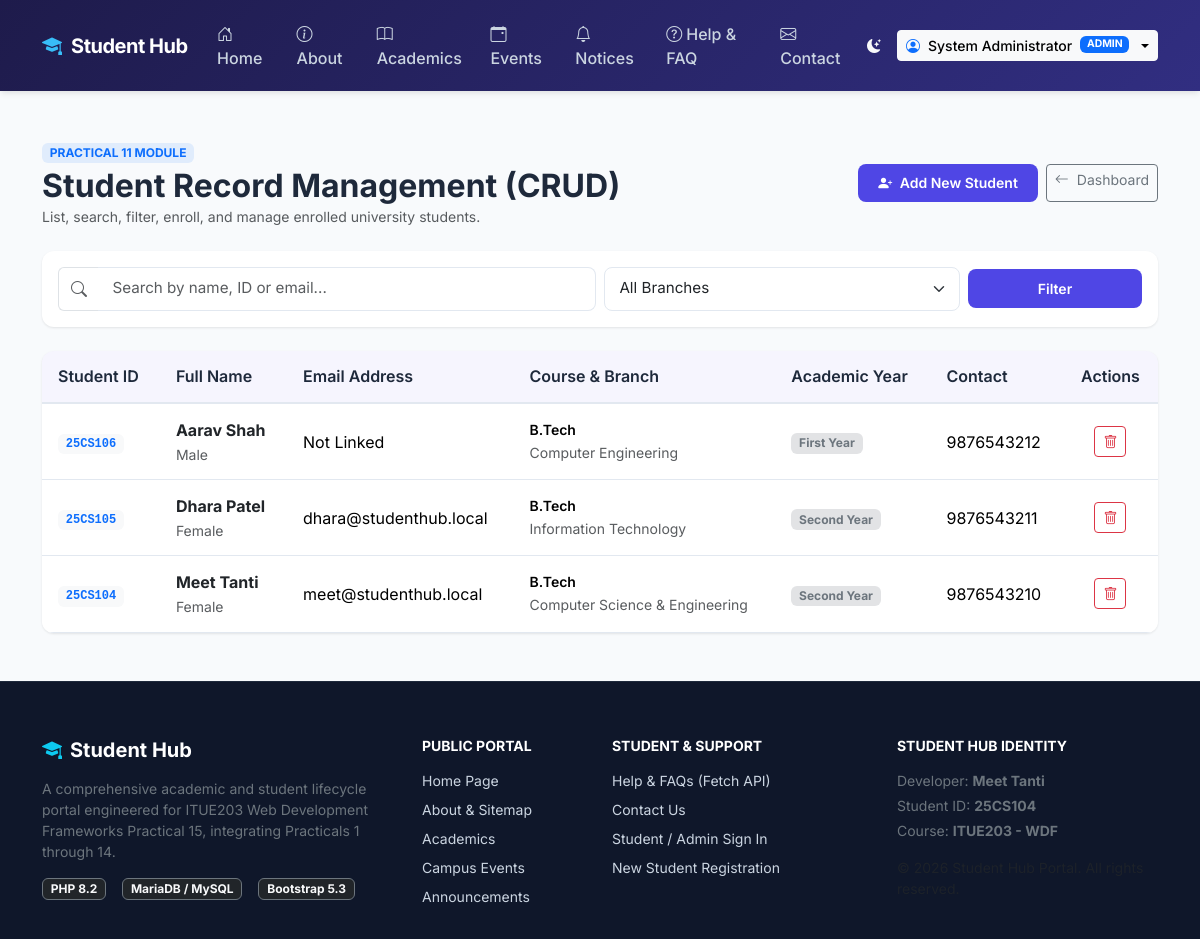
The app's page /admin/students.php (signed in) with its own data.
### tables this page shows
CREATE TABLE students (
    id INT AUTO_INCREMENT PRIMARY KEY,
    user_id INT NULL UNIQUE,
    student_id VARCHAR(50) NOT NULL UNIQUE,
    student_name VARCHAR(100) NOT NULL,
    phone VARCHAR(20) NULL,
    course VARCHAR(100) NOT NULL,
    branch VARCHAR(100) NOT NULL,
    academic_year VARCHAR(30) NOT NULL,
    gender ENUM('Male', 'Female', 'Other') NOT NULL,
    address TEXT NULL,
    pincode VARCHAR(10) NULL,
    created_at TIMESTAMP DEFAULT CURRENT_TIMESTAMP,
    updated_at TIMESTAMP DEFAULT CURRENT_TIMESTAMP ON UPDATE CURRENT_TIMESTAMP,
    CONSTRAINT fk_students_user FOREIGN KEY (user_id) REFERENCES users(id) ON DELETE SET NULL ON UPDATE CASCADE
);

CREATE TABLE users (
    id INT AUTO_INCREMENT PRIMARY KEY,
    name VARCHAR(100) NOT NULL,
    email VARCHAR(150) NOT NULL UNIQUE,
    password VARCHAR(255) NOT NULL,
    role_id INT NOT NULL,
    status ENUM('active', 'inactive') DEFAULT 'active',
    created_at TIMESTAMP DEFAULT CURRENT_TIMESTAMP,
    updated_at TIMESTAMP DEFAULT CURRENT_TIMESTAMP ON UPDATE CURRENT_TIMESTAMP,
    CONSTRAINT fk_users_role FOREIGN KEY (role_id) REFERENCES roles(id) ON UPDATE CASCADE
);

### includes/auth.php (called while the page is built, shortened)
<?php
require_once __DIR__ . '/functions.php';
function isAuthenticated(): bool
{
    return isset($_SESSION['user_id']) && !empty($_SESSION['user_id']);
}
function currentUser(): ?array
{
    return [
        'id'        => (int) $_SESSION['user_id'],
        'name'      => $_SESSION['name'] ?? 'User',
        'email'     => $_SESSION['email'] ?? '',
        'role'      => $_SESSION['role'] ?? 'guest',
        'student_id'=> $_SESSION['student_id'] ?? null
    ];
}

### includes/functions.php (called while the page is built, shortened)
<?php
function e(?string $string): string
{
    return htmlspecialchars($string ?? '', ENT_QUOTES, 'UTF-8');
}

### admin/students.php (the view, shortened to what this page needs)
<?php
require_once __DIR__ . '/../includes/functions.php';
require_once __DIR__ . '/../includes/auth.php';
require_once __DIR__ . '/../includes/header.php';
require_once __DIR__ . '/../includes/navbar.php';
$user = currentUser();
$isAdmin = ($user['role'] === 'admin');
$search = trim($_GET['search'] ?? '');
$query = "SELECT s.*, u.email, u.status as account_status
          FROM students s
          LEFT JOIN users u ON s.user_id = u.id
          WHERE 1=1";
$params = [];
$query .= " ORDER BY s.id DESC";
$stmt = $pdo->prepare($query);
$stmt->execute($params);
$students = $stmt->fetchAll();
?>
<main class="py-5">
    <div class="container">
        <div class="d-flex flex-wrap justify-content-between align-items-center mb-4">
            <div>
                <span class="badge bg-primary bg-opacity-10 text-primary fw-bold text-uppercase mb-1">Practical 11 Module</span>
                <h2 class="fw-bold mb-0">Student Record Management (CRUD)</h2>
                <p class="text-muted small mb-0">List, search, filter, enroll, and manage enrolled university students.</p>
            </div>
            <div class="mt-3 mt-md-0 d-flex gap-2">
                <?php if ($isAdmin): ?>
                    <button type="button" class="btn btn-primary-sh btn-sm" data-bs-toggle="modal" data-bs-target="#addStudentModal">
                        <i class="bi bi-person-plus-fill me-1"></i> Add New Student
                    </button>
                <?php endif; ?>
                <a href="<?= APP_URL ?>/admin/dashboard.php" class="btn btn-outline-secondary btn-sm">
                    <i class="bi bi-arrow-left me-1"></i> Dashboard
                </a>
            </div>
        </div>
        <div class="card card-sh p-3 mb-4 border-0">
            <form method="GET" class="row g-2 align-items-center">
                <div class="col-md-6">
                    <div class="input-group">
                        <span class="input-group-text bg-white border-end-0"><i class="bi bi-search text-muted"></i></span>
                        <input type="text" name="search" class="form-control border-start-0" placeholder="Search by name, ID or email..." value="<?= e($search) ?>">
                    </div>
                </div>
                <div class="col-md-4">
                    <select name="branch" class="form-select">
                        <option value="">All Branches</option>
                    </select>
                </div>
                <div class="col-md-2 d-flex gap-2">
                    <button type="submit" class="btn btn-primary-sh btn-sm w-100">Filter</button>
                </div>
            </form>
        </div>
        <div class="card card-sh border-0 overflow-hidden">
            <div class="table-responsive">
                <table class="table table-sh align-middle mb-0">
                    <thead>
                        <tr>
                            <th>Student ID</th>
                            <th>Full Name</th>
                            <th>Email Address</th>
                            <th>Course & Branch</th>
                            <th>Academic Year</th>
                            <th>Contact</th>
                            <th class="text-center">Actions</th>
                        </tr>
                    </thead>
                    <tbody>
                        <?php if (empty($students)): ?>
                            <tr><td colspan="7" class="text-center py-4 text-muted">No student records match the search filter.</td></tr>
                        <?php else: ?>
                            <?php foreach ($students as $stu): ?>
                                <tr>
                                    <td><span class="badge bg-light text-primary font-monospace fw-bold"><?= e($stu['student_id']) ?></span></td>
                                    <td>
                                        <div class="fw-bold text-dark"><?= e($stu['student_name']) ?></div>
                                        <small class="text-muted"><?= e($stu['gender']) ?></small>
                                    </td>
                                    <td><?= e($stu['email'] ?? 'Not Linked') ?></td>
                                    <td>
                                        <div class="small fw-semibold"><?= e($stu['course']) ?></div>
                                        <small class="text-muted"><?= e($stu['branch']) ?></small>
                                    </td>
                                    <td><span class="badge bg-secondary-subtle text-secondary"><?= e($stu['academic_year']) ?></span></td>
                                    <td><?= e($stu['phone'] ?? 'N/A') ?></td>
                                    <td class="text-center">
                                        <?php if ($isAdmin): ?>
                                            <form method="POST" class="d-inline" onsubmit="return confirm('Delete student <?= e($stu['student_name']) ?>? This action is permanent.');">
                                                <button type="submit" class="btn btn-outline-danger btn-sm" title="Delete Student Record">
                                                    <i class="bi bi-trash"></i>
                                                </button>
                                            </form>
                                        <?php else: ?>
                                            <span class="text-muted small">Read Only</span>
                                        <?php endif; ?>
                                    </td>
                                </tr>
                            <?php endforeach; ?>
                        <?php endif; ?>
                    </tbody>
                </table>
            </div>
        </div>
    </div>
</main>
<?php require_once __DIR__ . '/../includes/footer.php'; ?>

### assets/css/style.css (style rules this page uses)
:root { --primary-color: #4f46e5; --primary-hover: #4338ca; --primary-light: #eef2ff; --secondary-color: #6366f1; --dark-bg: #1e1b4b; --accent-color: #06b6d4; --success-color: #10b981; --warning-color: #f59e0b; --danger-color: #ef4444; --bg-body: #f8fafc; --text-main: #1e293b; --text-muted: #64748b; --card-bg: #ffffff; --card-border: #e2e8f0; --radius-sm: 8px; --radius-md: 12px; --radius-lg: 16px; --shadow-sm: 0 1px 3px rgba(0,0,0,0.06), 0 1px 2px rgba(0,0,0,0.04); --shadow-md: 0 4px 6px -1px rgba(0,0,0,0.07), 0 2px 4px -1px rgba(0,0,0,0.04); --shadow-lg: 0 10px 15px -3px rgba(0,0,0,0.08), 0 4px 6px -2px rgba(0,0,0,0.03); }
body { background-color: var(--bg-body); color: var(--text-main); font-family: 'Inter', system-ui, -apple-system, BlinkMacSystemFont, "Segoe UI", Roboto, Oxygen, Ubuntu, Cantarell, sans-serif; min-height: 100vh; display: flex; flex-direction: column; transition: background-color 0.25s ease, color 0.25s ease; }
main { flex: 1 0 auto; }
.card-sh { background-color: var(--card-bg); border: 1px solid var(--card-border); border-radius: var(--radius-md); box-shadow: var(--shadow-sm); transition: transform 0.2s ease, box-shadow 0.2s ease; }
.btn-primary-sh { background-color: var(--primary-color); color: #ffffff; border: none; font-weight: 600; padding: 0.55rem 1.25rem; border-radius: var(--radius-sm); transition: background-color 0.2s ease, transform 0.1s ease; }
.form-control, .form-select { border-radius: var(--radius-sm); border-color: var(--card-border); padding: 0.6rem 0.9rem; font-size: 0.95rem; }
.table-sh { border-collapse: separate; border-spacing: 0; width: 100%; }
.table-sh th { background-color: rgba(79, 70, 229, 0.05); font-weight: 600; color: var(--text-main); border-bottom: 2px solid var(--card-border); padding: 0.85rem 1rem; }
.table-sh td { padding: 0.85rem 1rem; vertical-align: middle; border-bottom: 1px solid var(--card-border); }

### records on screen
students: student "25CS106", student_name "Aarav Shah", gender "Male", email "Not Linked", course "B.Tech", branch "Computer Engineering", academic_year "First Year", phone "9876543212"
students: student "25CS105", student_name "Dhara Patel", gender "Female", user.email "dhara@studenthub.local", course "B.Tech", branch "Information Technology", academic_year "Second Year", phone "9876543211"
students: student "25CS104", student_name "Meet Tanti", gender "Female", user.email "meet@studenthub.local", course "B.Tech", branch "Computer Science & Engineering", academic_year "Second Year", phone "9876543210"

### other values on screen
$user['name'] "System Administrator"
$role "ADMIN"
